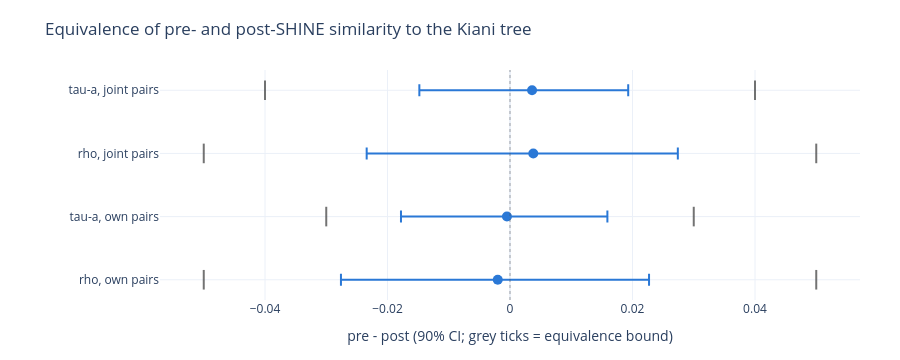

Here is the notebook cell this chart was saved with:
### Code cell
fig_equivalence_forest(
    {f"{'tau-a' if r.statistic == 'kendall_a' else 'rho'}, {r.pairs} pairs": r._asdict() for r in difference.itertuples()},
    x_title="pre - post (90% CI; grey ticks = equivalence bound)", title="Equivalence of pre- and post-SHINE similarity to the Kiani tree",
).show()

### Figure 1 — Plotly figure (JSON) as saved in the notebook; plotly's stock layout.template omitted (floating-point values rounded to 4 significant figures)
{"data": [{"error_x": {"array": [0.0157], "arrayminus": [0.0184], "color": "#2a78d6", "symmetric": false, "thickness": 2, "type": "data", "width": 6}, "hovertemplate": "tau-a, joint pairs<br>effect=%{x:.3f}<br>CI [-0.015, 0.019]<extra></extra>", "marker": {"color": "#2a78d6", "size": 10}, "mode": "markers", "showlegend": false, "type": "scatter", "x": [0.0036], "y": ["tau-a, joint pairs"]}, {"hoverinfo": "skip", "marker": {"color": "rgba(80,80,80,0.8)", "line": {"width": 2}, "size": 14, "symbol": "line-ns-open"}, "mode": "markers", "showlegend": false, "type": "scatter", "x": [-0.04, 0.04], "y": ["tau-a, joint pairs", "tau-a, joint pairs"]}, {"error_x": {"array": [0.0236], "arrayminus": [0.0272], "color": "#2a78d6", "symmetric": false, "thickness": 2, "type": "data", "width": 6}, "hovertemplate": "rho, joint pairs<br>effect=%{x:.3f}<br>CI [-0.023, 0.027]<extra></extra>", "marker": {"color": "#2a78d6", "size": 10}, "mode": "markers", "showlegend": false, "type": "scatter", "x": [0.0038], "y": ["rho, joint pairs"]}, {"hoverinfo": "skip", "marker": {"color": "rgba(80,80,80,0.8)", "line": {"width": 2}, "size": 14, "symbol": "line-ns-open"}, "mode": "markers", "showlegend": false, "type": "scatter", "x": [-0.05, 0.05], "y": ["rho, joint pairs", "rho, joint pairs"]}, {"error_x": {"array": [0.0164], "arrayminus": [0.0173], "color": "#2a78d6", "symmetric": false, "thickness": 2, "type": "data", "width": 6}, "hovertemplate": "tau-a, own pairs<br>effect=%{x:.3f}<br>CI [-0.018, 0.016]<extra></extra>", "marker": {"color": "#2a78d6", "size": 10}, "mode": "markers", "showlegend": false, "type": "scatter", "x": [-0.0005], "y": ["tau-a, own pairs"]}, {"hoverinfo": "skip", "marker": {"color": "rgba(80,80,80,0.8)", "line": {"width": 2}, "size": 14, "symbol": "line-ns-open"}, "mode": "markers", "showlegend": false, "type": "scatter", "x": [-0.03, 0.03], "y": ["tau-a, own pairs", "tau-a, own pairs"]}, {"error_x": {"array": [0.0247], "arrayminus": [0.0256], "color": "#2a78d6", "symmetric": false, "thickness": 2, "type": "data", "width": 6}, "hovertemplate": "rho, own pairs<br>effect=%{x:.3f}<br>CI [-0.028, 0.023]<extra></extra>", "marker": {"color": "#2a78d6", "size": 10}, "mode": "markers", "showlegend": false, "type": "scatter", "x": [-0.002], "y": ["rho, own pairs"]}, {"hoverinfo": "skip", "marker": {"color": "rgba(80,80,80,0.8)", "line": {"width": 2}, "size": 14, "symbol": "line-ns-open"}, "mode": "markers", "showlegend": false, "type": "scatter", "x": [-0.05, 0.05], "y": ["rho, own pairs", "rho, own pairs"]}], "layout": {"height": 360, "margin": {"b": 60, "l": 160, "r": 40, "t": 70}, "shapes": [{"line": {"color": "rgba(80,80,80,0.5)", "dash": "dot", "width": 1}, "type": "line", "x0": 0, "x1": 0, "xref": "x", "y0": 0, "y1": 1, "yref": "y domain"}], "title": {"text": "Equivalence of pre- and post-SHINE similarity to the Kiani tree"}, "xaxis": {"title": {"text": "pre - post (90% CI; grey ticks = equivalence bound)"}}, "yaxis": {"autorange": "reversed", "categoryarray": ["tau-a, joint pairs", "rho, joint pairs", "tau-a, own pairs", "rho, own pairs"], "categoryorder": "array"}}}
